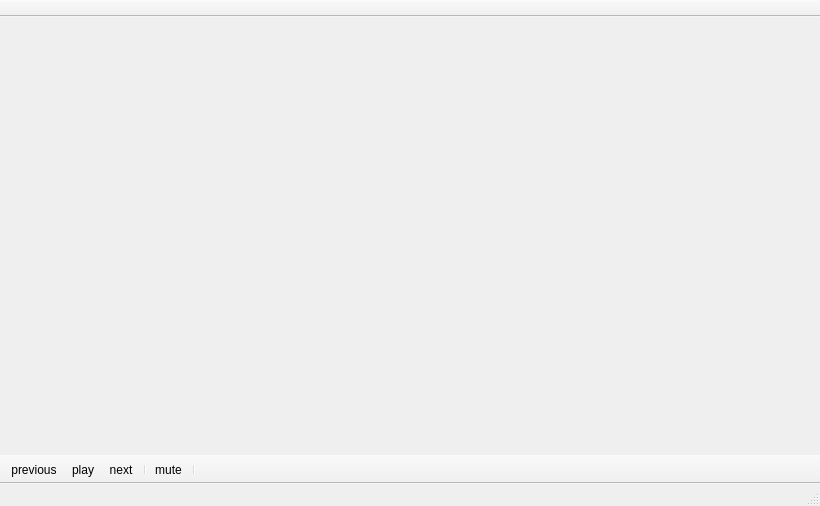
<?xml version="1.0" encoding="UTF-8"?>
<ui version="4.0">
 <class>MainWindow</class>
 <widget class="QMainWindow" name="MainWindow">
  <property name="enabled">
   <bool>true</bool>
  </property>
  <property name="geometry">
   <rect>
    <x>0</x>
    <y>0</y>
    <width>820</width>
    <height>506</height>
   </rect>
  </property>
  <property name="windowTitle">
   <string>MainWindow</string>
  </property>
  <property name="animated">
   <bool>true</bool>
  </property>
  <widget class="QWidget" name="centralWidget"/>
  <widget class="QToolBar" name="mainToolBar">
   <property name="movable">
    <bool>false</bool>
   </property>
   <property name="iconSize">
    <size>
     <width>30</width>
     <height>30</height>
    </size>
   </property>
   <attribute name="toolBarArea">
    <enum>BottomToolBarArea</enum>
   </attribute>
   <attribute name="toolBarBreak">
    <bool>false</bool>
   </attribute>
   <addaction name="actionprevious"/>
   <addaction name="actionplay"/>
   <addaction name="actionnext"/>
   <addaction name="separator"/>
   <addaction name="actionmute"/>
   <addaction name="separator"/>
  </widget>
  <widget class="QStatusBar" name="statusBar"/>
  <widget class="QToolBar" name="ddcontainer">
   <property name="windowTitle">
    <string>toolBar</string>
   </property>
   <property name="movable">
    <bool>false</bool>
   </property>
   <attribute name="toolBarArea">
    <enum>TopToolBarArea</enum>
   </attribute>
   <attribute name="toolBarBreak">
    <bool>false</bool>
   </attribute>
  </widget>
  <action name="actionprevious">
   <property name="icon">
    <iconset resource="icons.qrc">
     <normaloff>:/icons/left-arrow.png</normaloff>:/icons/left-arrow.png</iconset>
   </property>
   <property name="text">
    <string>previous</string>
   </property>
   <property name="shortcut">
    <string>Left</string>
   </property>
  </action>
  <action name="actionplay">
   <property name="icon">
    <iconset resource="icons.qrc">
     <normaloff>:/icons/play.png</normaloff>:/icons/play.png</iconset>
   </property>
   <property name="text">
    <string>play</string>
   </property>
   <property name="shortcut">
    <string>Space</string>
   </property>
  </action>
  <action name="actionnext">
   <property name="icon">
    <iconset resource="icons.qrc">
     <normaloff>:/icons/right-arrow.png</normaloff>:/icons/right-arrow.png</iconset>
   </property>
   <property name="text">
    <string>next</string>
   </property>
   <property name="shortcut">
    <string>Right</string>
   </property>
  </action>
  <action name="actionmute">
   <property name="icon">
    <iconset resource="icons.qrc">
     <normaloff>:/icons/icons8-mute-64.png</normaloff>:/icons/icons8-mute-64.png</iconset>
   </property>
   <property name="text">
    <string>mute</string>
   </property>
   <property name="shortcut">
    <string>M</string>
   </property>
  </action>
 </widget>
 <layoutdefault spacing="6" margin="11"/>
 <resources>
  <include location="icons.qrc"/>
 </resources>
 <connections/>
</ui>
